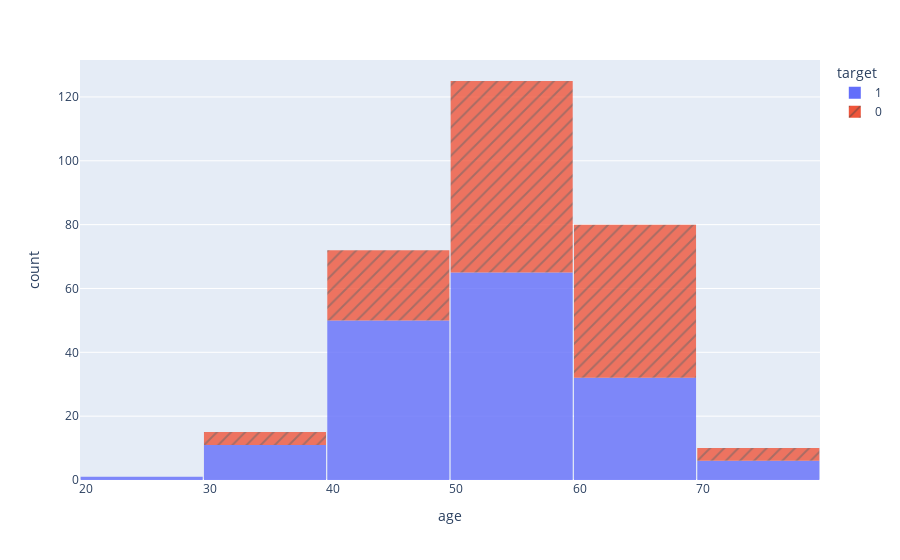

This figure's notebook cell:
### Code cell
# Otra manera (más sencilla) de hacerlo es utilizando plotly mendiate un histograma:

import plotly.express as px

edades = heart[['age', 'target']]
#df = px.edades.tips()
fig = px.histogram(edades, x="age", color="target", pattern_shape="target", nbins = 6,
                opacity=0.8)
fig.update_layout(bargap=0.01)
fig.show()

### Figure 1 — Plotly figure (JSON) as saved in the notebook; plotly's stock layout.template omitted (floating-point values rounded to 4 significant figures; data arrays with more than 128 entries replaced by an {"elided": "..."} marker saying what was removed)
{"data": [{"alignmentgroup": "True", "bingroup": "x", "hovertemplate": "target=1<br>age=%{x}<br>count=%{y}<extra></extra>", "legendgroup": "1", "marker": {"color": "#636efa", "opacity": 0.8, "pattern": {"shape": ""}}, "name": "1", "nbinsx": 6, "offsetgroup": "1", "orientation": "v", "showlegend": true, "type": "histogram", "x": {"elided": "165 int values"}, "xaxis": "x", "yaxis": "y"}, {"alignmentgroup": "True", "bingroup": "x", "hovertemplate": "target=0<br>age=%{x}<br>count=%{y}<extra></extra>", "legendgroup": "0", "marker": {"color": "#EF553B", "opacity": 0.8, "pattern": {"shape": "/"}}, "name": "0", "nbinsx": 6, "offsetgroup": "0", "orientation": "v", "showlegend": true, "type": "histogram", "x": {"elided": "138 int values"}, "xaxis": "x", "yaxis": "y"}], "layout": {"bargap": 0.01, "barmode": "relative", "legend": {"title": {"text": "target"}, "tracegroupgap": 0}, "margin": {"t": 60}, "xaxis": {"anchor": "y", "domain": [0, 1], "title": {"text": "age"}}, "yaxis": {"anchor": "x", "domain": [0, 1], "title": {"text": "count"}}}}
